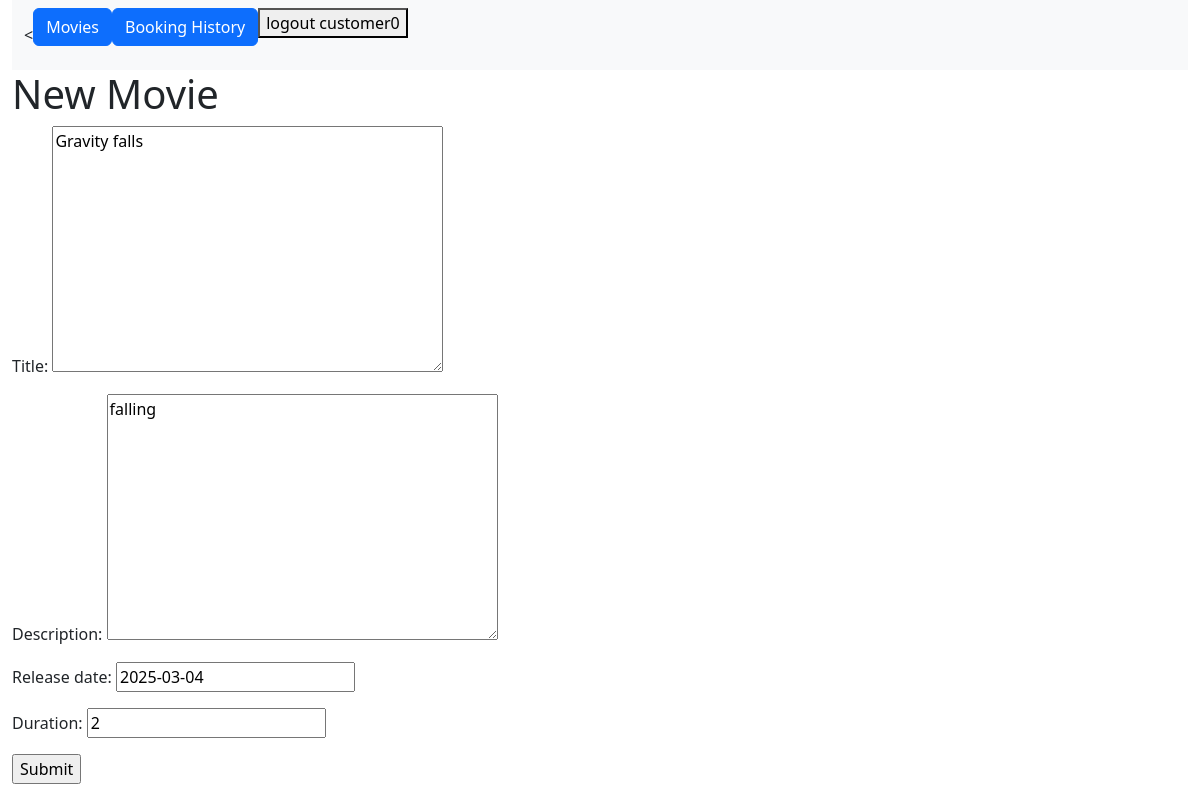
Page /movie/update/2/ (signed in) on the committed database.
### movie_theater_booking/bookings/models.py (models this page shows, shortened)
class Movie(models.Model):
    movie_id = models.BigAutoField(primary_key=True)
    title = models.TextField()
    description = models.TextField()
    release_date = models.DateField()
    duration = models.PositiveIntegerField()

### movie_theater_booking/bookings/views.py (the view)
# urls.py: path('movie/update/<int:pk>/', views.update_movie, name='update_movie'),
def update_movie(request, pk):
    movie = Movie.objects.get(pk=pk)
    if request.method == 'POST':
        form = Movieform(request.POST, instance=movie)
        if form.is_valid():
            movie = form.save(commit=False)
            movie.save()
            return redirect('movie_list')
    else:
        form = Movieform(instance=movie)
    context = {'form': form}
    return render(request, 'create_movie.html', context)

### movie_theater_booking/bookings/forms.py
class Movieform(ModelForm):
    class Meta:
        model = Movie
        fields = ('title', 'description', 'release_date', 'duration')

### movie_theater_booking/bookings/templates/create_movie.html (shortened to what this page needs)
{% extends 'base.html' %}
{% block content%}
<h1>New Movie</h1>
<form action="" method="post">
    {{ form.as_p }}
    <input type="submit" name="Create">
</form>
{% endblock %}

### movie_theater_booking/bookings/templates/base.html (shortened to what this page needs)
{% load static %}
<!DOCTYPE html>
<html lang="en">
  {% load bootstrap5 %}
  {% bootstrap_css %}
   <link href="https://cdn.jsdelivr.net/npm/bootstrap@5.3.1/dist/css/bootstrap.min.css" rel="stylesheet">
 </head>
 <body>
   <div class="container-fluid">
     <nav class="navbar navbar-expand-lg bg-body-tertiary">
       <div class="container-fluid">
         <div class="collapse navbar-collapse" id="navbarNavAltMarkup">
          <
           <div class="navbar-nav">
            <p><a href = "{% url 'movie_list' %}" class = "btn btn-primary" >Movies </a> </p>
            <p><a href = "{% url 'booking_history' %}" class = "btn btn-primary" >Booking History </a> </p>
            {% if user.is_authenticated %}
            <form method="post" action="{% url 'logout' %}">
              <button type="submit", id = nav_logout>logout {{ user }} </button>
          </form>
            {% else %}
                <a class="nav-link" href="{% url 'login' %}?next={{ request.path }}">Login</a>
            {% endif %}
           </div>
         </div>
       </div>
     </nav>
       <div class="col-sm-10">
         {% block content %}
         {% endblock %}
       </div>
     </div>
 </body>
</html>

### rows in the picture
Movie: title "Gravity falls", description "falling", release_date "2025-03-04", duration "2"

### other values in the picture
{{ user }} "customer0"
